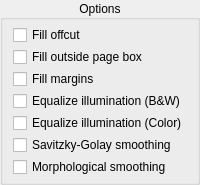
       <widget class="CollapsibleGroupBox" name="commonOptions">
        <property name="styleSheet">
         <string notr="true"/>
        </property>
        <property name="title">
         <string>Options</string>
        </property>
        <property name="alignment">
         <set>Qt::AlignCenter</set>
        </property>
        <layout class="QHBoxLayout" name="horizontalLayout_6">
         <property name="leftMargin">
          <number>0</number>
         </property>
         <property name="topMargin">
          <number>0</number>
         </property>
         <property name="rightMargin">
          <number>0</number>
         </property>
         <property name="bottomMargin">
          <number>0</number>
         </property>
         <item>
          <spacer name="horizontalSpacer_13">
           <property name="orientation">
            <enum>Qt::Horizontal</enum>
           </property>
           <property name="sizeHint" stdset="0">
            <size>
             <width>1</width>
             <height>1</height>
            </size>
           </property>
          </spacer>
         </item>
         <item>
          <layout class="QVBoxLayout" name="verticalLayout_12">
           <property name="spacing">
            <number>2</number>
           </property>
           <property name="leftMargin">
            <number>5</number>
           </property>
           <property name="topMargin">
            <number>5</number>
           </property>
           <property name="rightMargin">
            <number>5</number>
           </property>
           <property name="bottomMargin">
            <number>5</number>
           </property>
           <item>
            <widget class="QCheckBox" name="fillOffcutCB">
             <property name="text">
              <string>Fill offcut</string>
             </property>
             <property name="toolTip">
              <string>Fill offcut areas in the processed image.</string>
             </property>
            </widget>
           </item>
           <item>
            <widget class="QCheckBox" name="fillOutsidePageBoxCB">
             <property name="toolTip">
              <string>Fill the full output page rectangle with the background color outside the page content, instead of following offcut geometry.</string>
             </property>
             <property name="text">
              <string>Fill outside page box</string>
             </property>
            </widget>
           </item>
           <item>
            <widget class="QCheckBox" name="fillMarginsCB">
             <property name="text">
              <string>Fill margins</string>
             </property>
             <property name="toolTip">
              <string>Fill the margins around the page.</string>
             </property>
            </widget>
           </item>
           <item>
            <widget class="QCheckBox" name="equalizeIlluminationCB">
             <property name="toolTip">
              <string>Normalize illumination before binarization.</string>
             </property>
             <property name="text">
              <string>Equalize illumination (B&amp;&amp;W)</string>
             </property>
            </widget>
           </item>
           <item>
            <widget class="QCheckBox" name="equalizeIlluminationColorCB">
             <property name="toolTip">
              <string>Normalize illumination in color mode / in picture zones in mixed mode.</string>
             </property>
             <property name="text">
              <string>Equalize illumination (Color)</string>
             </property>
            </widget>
           </item>
           <item>
            <widget class="QCheckBox" name="savitzkyGolaySmoothingCB">
             <property name="text">
              <string>Savitzky-Golay smoothing</string>
             </property>
             <property name="toolTip">
              <string>Toggle this option: Savitzky-Golay smoothing.</string>
             </property>
            </widget>
           </item>
           <item>
            <widget class="QCheckBox" name="morphologicalSmoothingCB">
             <property name="text">
              <string>Morphological smoothing</string>
             </property>
             <property name="toolTip">
              <string>Toggle this option: Morphological smoothing.</string>
             </property>
            </widget>
           </item>
          </layout>
         </item>
         <item>
          <spacer name="horizontalSpacer_14">
           <property name="orientation">
            <enum>Qt::Horizontal</enum>
           </property>
           <property name="sizeHint" stdset="0">
            <size>
             <width>1</width>
             <height>1</height>
            </size>
           </property>
          </spacer>
         </item>
        </layout>
       </widget>
